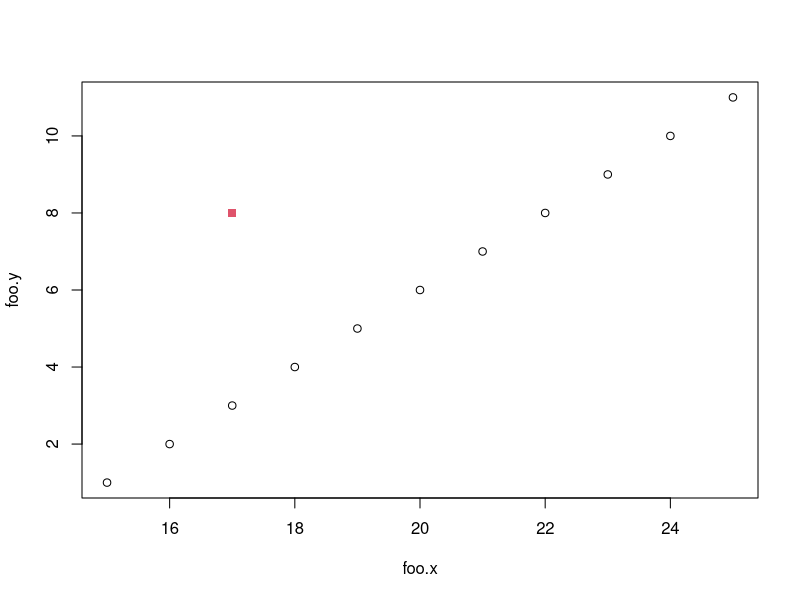
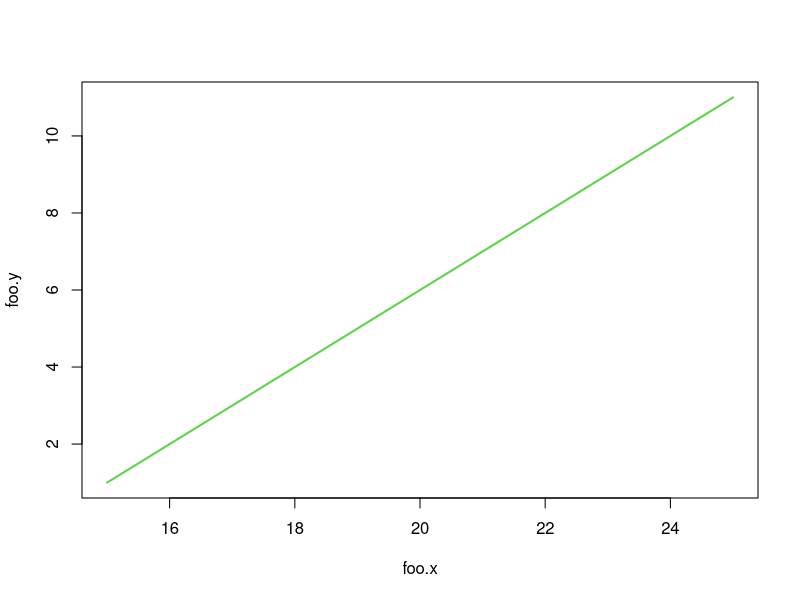

Write the R code that produced these figures, in order.
foo.x <- 15:25
foo.y <- 1:11
plot(foo.x,foo.y)
points(17,8, col = 2, pch = 15)

### Make plot a line graph
plot(foo.x, foo.y, type = 'l', lwd = 2, col = 3)
